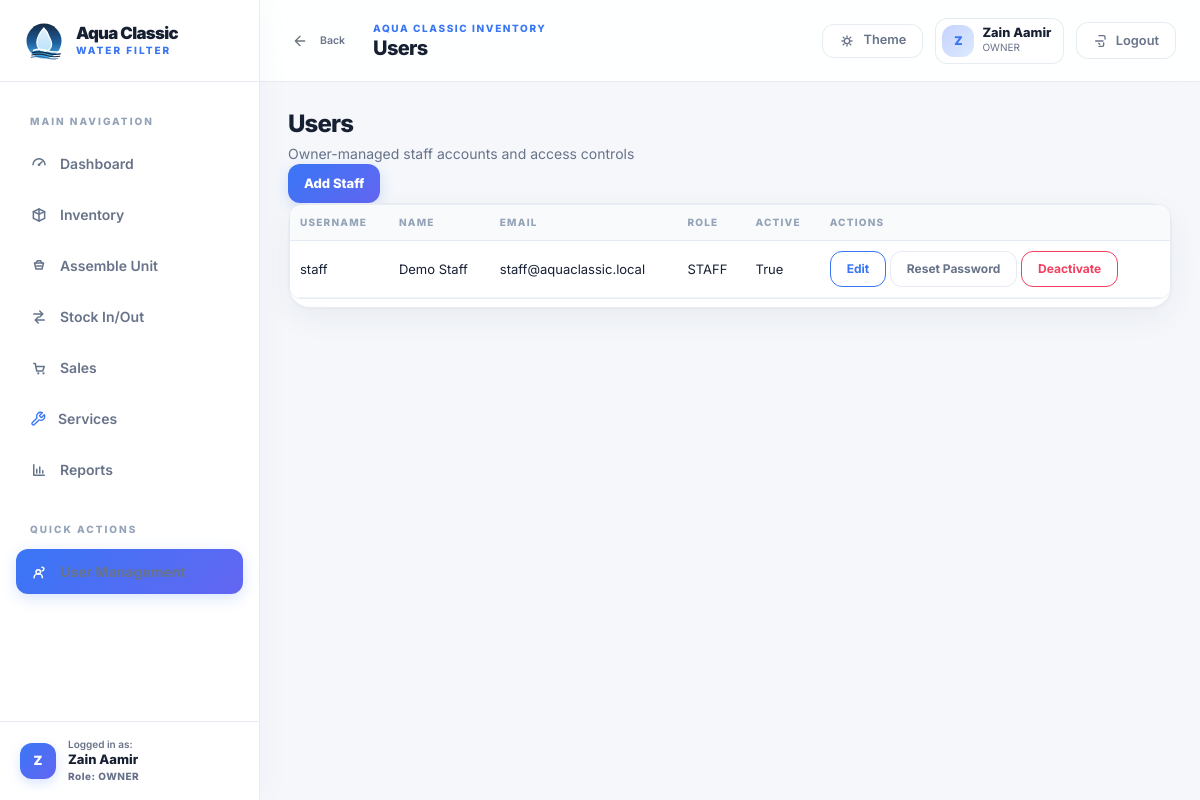
Before: /accounts/staff/ (signed in) with the older database file.
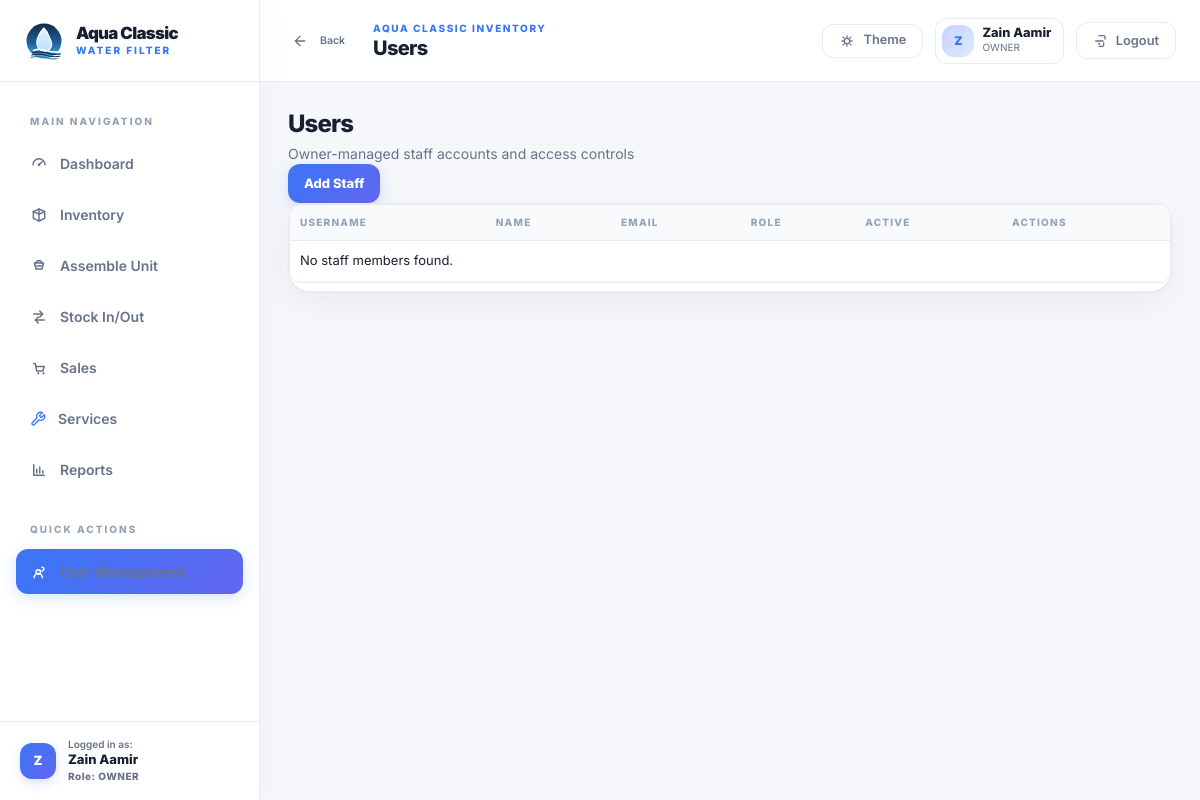
After: the same page with the newer database file.
### accounts/models.py (models this page shows, shortened)
class User(AbstractUser):
	class Role(models.TextChoices):
		OWNER = "OWNER", "Owner/Admin"
		STAFF = "STAFF", "Staff"
	role = models.CharField(max_length=20, choices=Role.choices, default=Role.OWNER)
	class Meta:
		verbose_name = "user"
		verbose_name_plural = "users"

### accounts/views.py (the view)
# urls.py: path("staff/", StaffListView.as_view(), name="staff-list"),
class StaffListView(OwnerRequiredMixin, ListView):
    model = User
    template_name = "accounts/staff_list.html"
    context_object_name = "staff_list"
    def get_queryset(self):
        return User.objects.exclude(is_superuser=True).order_by("username")

### accounts/mixins.py (called while the page is built)
    def test_func(self):
        user = self.request.user
        return user.is_authenticated and (user.is_superuser or getattr(user, "role", None) == "OWNER")

### templates/accounts/staff_list.html (shortened to what this page needs)
{% extends "base.html" %}
{% block page_title %}Users{% endblock %}
{% block content %}
<section class="page-panel">
  <div class="section-head">
    <div>
      <h2 class="h4 mb-1">Users</h2>
      <p class="text-secondary mb-0">Owner-managed staff accounts and access controls</p>
    </div>
    <a class="btn btn-primary" href="{% url 'accounts:staff-add' %}">Add Staff</a>
  </div>
  <div class="card">
    <div class="table-responsive">
      <table class="table table-hover align-middle">
        <thead><tr><th>Username</th><th>Name</th><th>Email</th><th>Role</th><th>Active</th><th>Actions</th></tr></thead>
        <tbody>
          {% for staff in staff_list %}
            <tr>
              <td>{{ staff.username }}</td>
              <td>{{ staff.get_full_name }}</td>
              <td>{{ staff.email }}</td>
              <td>{{ staff.role }}</td>
              <td>{{ staff.is_active }}</td>
              <td class="text-nowrap">
                <a class="btn btn-sm btn-outline-primary" href="{% url 'accounts:staff-edit' staff.pk %}">Edit</a>
                <a class="btn btn-sm btn-outline-secondary" href="{% url 'accounts:staff-reset-password' staff.pk %}">Reset Password</a>
                <a class="btn btn-sm btn-outline-danger" href="{% url 'accounts:staff-deactivate' staff.pk %}">Deactivate</a>
              </td>
            </tr>
          {% empty %}
            <tr><td colspan="6" class="empty-state">No staff members found.</td></tr>
          {% endfor %}
        </tbody>
      </table>
    </div>
  </div>
</section>
{% endblock %}

Changed rows visible on the page:
removed User: username "staff", get_full_name "Demo Staff", email "staff@aquaclassic.local", role "STAFF", is_active "True"
Other visible differences:
text now shown: "No staff members found."
